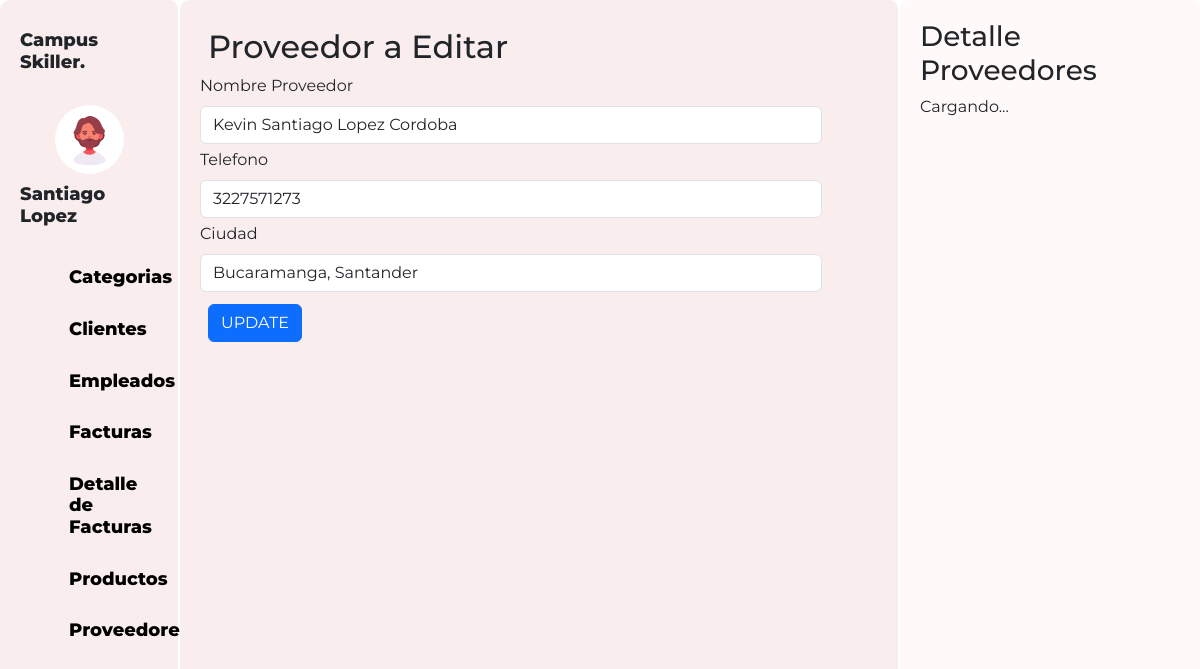
The page /Proveedores/editarProveedores.php?Proveedor_ID=1 on the database its author committed.
### tables this page shows
CREATE TABLE `proveedor` (
  `Proveedor_ID` int PRIMARY KEY AUTO_INCREMENT NOT NULL,
  `Proveedor_Nombre` varchar(60) NOT NULL,
  `Telefono` bigint NOT NULL,
  `Ciudad` varchar(60) NOT NULL
);

### Proveedores/proveedor.php (called while the page is built, shortened)
<?php
    class Proveedor{
        private $Proveedor_ID;
        protected $dbCnx;
        public function __construct($Proveedor_ID=0,$Proveedor_Nombre="",$Telefono=0,$Ciudad=""){
            $this->Proveedor_ID = $Proveedor_ID;
            $this->dbCnx = new PDO(DB_TYPE . ":host=" . DB_HOST . ";dbname=" . DB_NAME, DB_USER, DB_PWD, [PDO::ATTR_DEFAULT_FETCH_MODE => PDO::FETCH_ASSOC]);
        }
        public function setProveedor_ID($Proveedor_ID){
            $this->Proveedor_ID = $Proveedor_ID;
        }
        public function selectOne(){
            try {
                $stm = $this->dbCnx->prepare("SELECT * FROM proveedor WHERE Proveedor_ID=?");
                $stm->execute([$this->Proveedor_ID]);
                return $stm->fetchAll();
            } catch (Exception $e) {
                $e -> getMessage();
            }
        }
    }
?>

### Proveedores/editarProveedores.php (the view, shortened to what this page needs)
<?php
    require_once("proveedor.php");
    $data = new Proveedor();
    $Proveedor_ID = $_GET['Proveedor_ID'];
    $data->setProveedor_ID($Proveedor_ID);
    $record = $data->selectOne();
    $val = $record[0];
?>
<!DOCTYPE html>
<html>
<head>
  <link rel="stylesheet" href="https://cdn.jsdelivr.net/npm/bootstrap-icons@1.10.5/font/bootstrap-icons.css%22%3E">
  <link href="https://cdn.jsdelivr.net/npm/bootstrap@5.3.0-alpha3/dist/css/bootstrap.min.css" rel="stylesheet"
>
  <link rel="stylesheet" type="text/css" href="../css/estudiantes.css">
</head>
<body>
  <div class="contenedor">
    <div class="parte-izquierda">
      <div class="perfil">
        <h3 style="margin-bottom: 2rem;">Campus Skiller.</h3>
        <img src="../images/Diseño sin título.png" alt="" class="imagenPerfil">
        <h3 >Santiago Lopez</h3>
      </div>
      <div class="menus">
        <a href="../Categorias/categorias.php" style="display: flex;gap:1px;">
          <h3 style="margin: 0px;font-weight: 800;">Categorias</h3>
        </a>
        <a href="../Clientes/clientes.php" style="display: flex;gap:1px;">
          <h3 style="margin: 0px;font-weight: 800;">Clientes</h3>
        </a>
        <a href="../Empleados/empleados.php" style="display: flex;gap:1px;">
          <h3 style="margin: 0px;font-weight: 800;">Empleados</h3>
        </a>
        <a href="../Facturas/facturas.php" style="display: flex;gap:1px;">
          <h3 style="margin: 0px;font-weight: 800;">Facturas</h3>
        </a>
        <a href="../Detalles/detalles.php" style="display: flex;gap:1px;">
          <h3 style="margin: 0px;font-weight: 800;">Detalle de Facturas</h3>
        </a>
        <a href="../Productos/productos.php" style="display: flex;gap:1px;">
          <h3 style="margin: 0px;font-weight: 800;">Productos</h3>
        </a>
        <a href="../Proveedores/proveedores.php" style="display: flex;gap:1px;">
          <h3 style="margin: 0px;font-weight: 800;">Proveedores</h3>
        </a>
      </div>
    </div>
<div class="parte-media">
        <h2 class="m-2">Proveedor a Editar</h2>
      <div class="menuTabla contenedor2">
      <form class="col d-flex flex-wrap" action=""  method="post">
              <div class="mb-1 col-11">
                <label for="NombresProveedor" class="form-label">Nombre Proveedor</label>
                <input
                  type="text"
                  id="NombresProveedor"
                  name="NombresProveedor"
                  class="form-control"
                  value="<?php echo $val["Proveedor_Nombre"]?>"
                />
              </div>
              <div class="mb-1 col-11">
                <label for="telefonosProveedor" class="form-label">Telefono</label>
                <input
                  type="number"
                  id="telefonosProveedor"
                  name="telefonosProveedor"
                  class="form-control"
                  value="<?php echo $val["Telefono"] ?>"
                />
              </div>
              <div class="mb-1 col-11">
                <label for="ciudadesProveedor" class="form-label">Ciudad</label>
                <input
                  type="text"
                  id="ciudadesProveedor"
                  name="ciudadesProveedor"
                  class="form-control"
                  value="<?php echo $val["Ciudad"] ?>"
                />
              </div>
              <div class=" col-12 m-2">
                <input type="submit" class="btn btn-primary" value="UPDATE" name="editar"/>
              </div>
            </form>
      </div>
    </div>
<div class="parte-derecho " id="detalles">
      <h3>Detalle Proveedores</h3>
      <p>Cargando...</p>
    </div>
  </div>
</body>
</html>

### css/estudiantes.css (style rules this page uses)
body { font-family: 'Montserrat', sans-serif; height: 100%; overflow: hidden; }
.contenedor { display: flex; flex-direction: row; height: 100vh; margin: 0; }
.contenedor2 { overflow: auto; height: calc(100vh - 100px); }
.parte-media { background-color: #faeded; width: 60%; padding: 20px; border-radius: 10px; border-right: 2px solid rgb(255, 255, 255); }
.parte-derecho { background-color: #fff9f9; width: 25%; padding: 20px; border-radius: 10px; }
.imagenPerfil { border-radius: 100%; width: 50%; height: 50%; }
.perfil { display: flex; justify-content: center; align-items: center; flex-direction: column; font-size:large; font-weight: 800; }
.perfil h3 { font-size:large; font-weight: 800; margin-top: 10px; }
a { text-decoration: none; font-weight: lighter; color: black; }
.menus { padding-left: 2rem; margin-top: 2rem; display: flex; flex-direction: column; justify-content: center; gap: 30px; }
.menus h3 { font-weight: lighter; font-size:large }
.parte-izquierda { background-color: #faeded; width: 15%; border-right: 2px solid rgb(255, 255, 255); padding: 20px; border-radius: 10px; }

### rows shown on the page
proveedor: NombresProveedor "Kevin Santiago Lopez Cordoba", telefonosProveedor "3227571273", ciudadesProveedor "Bucaramanga, Santander"
